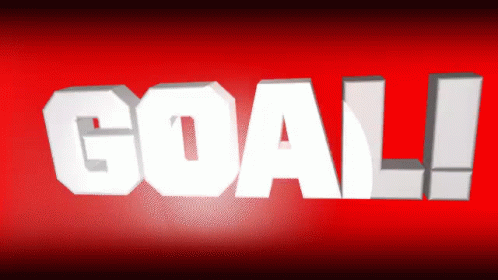
#> input picture assets/images/hockey-goal.gif, 498 x 280 px
$ python -i sb.py   (imports and definitions only)
#> lines starting #> are read from the running program, lines starting #| are printed output that depends on the picture
#> further down, picture is the input picture: PIL image 498x280 P; mean R, G, B 182.2, 80.6, 81.3
from PIL import Image, ImageDraw, ImageFont, ImageSequence
from RGBMatrixEmulator import RGBMatrix, RGBMatrixOptions
from datetime import datetime, timezone
import requests
import json
import time
import math

# [169 lines left out: functions get_frames, display_gif, getTeamData, getGameData, getMaxBrightness, cropImage, not called in this run]

def utcToLocal(utc_dt):
    """Returns a time object converted to the local timezone set on the RPi."""
    return utc_dt.replace(tzinfo=timezone.utc).astimezone(tz=None)

# [85 lines left out: functions isActiveScreenTime, timeUntilScreenActive, checkGoalScorer, buildGame, buildNoGamesToday, buildLoading, not called in this run]

def fadeImage(im, reverse=False, black=255, gradient_magnitude=1.):
#> called with reverse = False, black = 255, gradient_magnitude = 1
    if im.mode != 'RGBA':
        im = im.convert('RGBA')
    width, height = im.size
#> width = 498; height = 280
    gradient = Image.new('L', (width, 1), color=0xFF)
    for x in range(width):
        # gradient.putpixel((x, 0), 255-x)
        if reverse:
            gradient.putpixel((x, 0), black-int(black * (1 - gradient_magnitude * float(x)/width)))
        else:
            gradient.putpixel((x, 0), int(black * (1 - gradient_magnitude * float(x)/width)))
    alpha = gradient.resize(im.size)
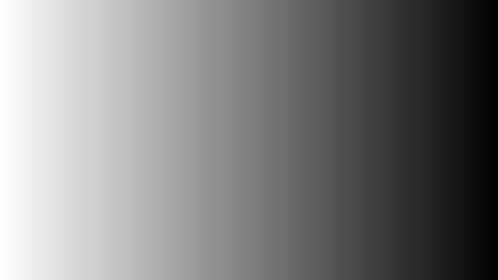
#> alpha: PIL image 498x280 L; min 0, max 255, mean 127.3
    black_im = Image.new('RGBA', (width, height), color=0) # i.e. black
#> black_im: PIL image 498x280 RGBA; every value is 0
    black_im.putalpha(alpha)
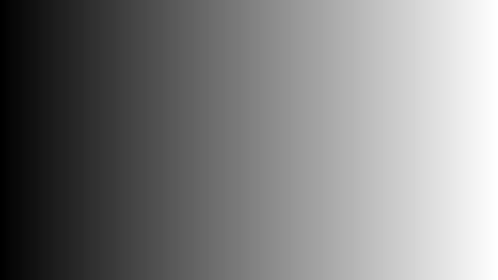
#> black_im: PIL image 498x280 RGBA; mean R, G, B, A 0, 0, 0, 127.3; transparent parts drawn white
    gradient_im = Image.alpha_composite(im, black_im)
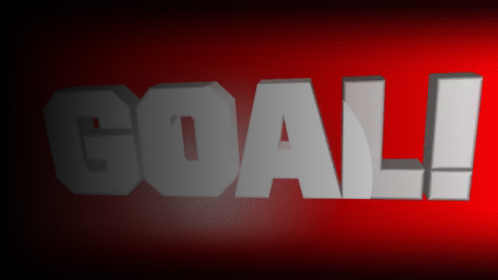
#> gradient_im: PIL image 498x280 RGBA; mean R, G, B, A 90.8, 38.9, 39.3, 255
    return gradient_im


# [227 lines left out: functions displayLogos, displayPeriod, displayScore, displayGoal, runScoreboard, not called in this run]

# [51 lines not run here, left out]

    #penalty animation - need to check for pen: #display_gif("assets/images/penalty_animation.gif",2,True)

>>> from PIL import Image
>>> picture = Image.open('assets/images/hockey-goal.gif')
>>> result = fadeImage(picture)
